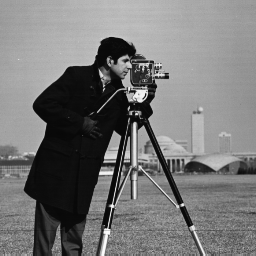
%> input picture Assignment3/cameraman.tif, 256 x 256 px
$ octave q2.m   (GNU Octave 9; MATLAB toolbox functions it lacks are replaced by stand-ins)
%> lines starting %> are read from the running program, lines starting %| are printed output that depends on the picture
% PART-A
Image1 = imread('cameraman.tif');
%> Image1 is the input picture: size 256x256 uint8; min 7, max 253, mean 118.7
Image2 = imread('sample.jpeg');
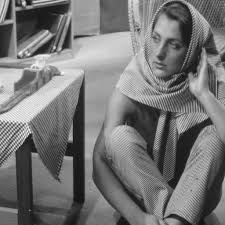
%> input picture Assignment3/sample.jpeg, 225 x 225 px
%> Image2 is the input picture: size 225x225x3 uint8; min 6, max 255, mean 117.8
Image2 = rgb2gray(Image2);
%> Image2: size 225x225 uint8

Image1 = imresize(Image1,[256,256]);
Image2 = imresize(Image2,[256,256]);
%> Image2: size 256x256 uint8

% By Convolution
One = conv2(Image1,Image2);
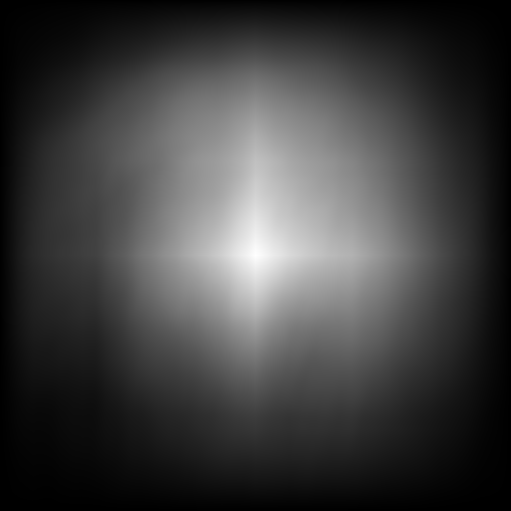
%> One: size 511x511 double; min 11858, max 913395037, mean 230006223.1; drawn with min black and max white

% By FFT
Other = ifft2(fft2(Image1).*fft2(Image2));
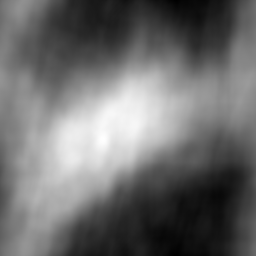
%> Other: size 256x256 double; min 862734854, max 988180830, mean 916434555; drawn with min black and max white

%making size equal
OneReduce = One(ceil(size(One,1)/2)-127:ceil(size(One,1)/2)+128,ceil(size(One,2)/2)-127:ceil(size(One,2)/2)+128);
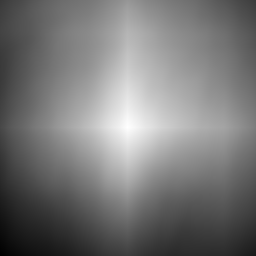
%> OneReduce: size 256x256 double; min 138268372, max 913395037, mean 503281774.7; drawn with min black and max white

diff = OneReduce-Other;
if diff == zeros(256,256)
    disp("Convolution and FFT equal");
else
    disp("Not Equal");
end

%PART-B
diff = diff.^2;
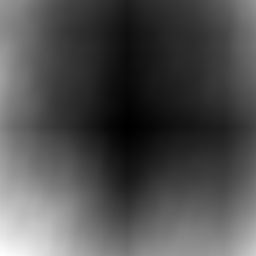
%> diff: size 256x256 double; min 4.76e+15, max 6.03e+17, mean 1.9e+17; drawn with min black and max white
average = sum(sum(diff./(256*256),1),2);
%> average = 1.9e+17
disp(average);
%| 1.8986e+17

%PART-C
Image1pad = padarray(Image1,[255 255],0,'post');
Image2pad = padarray(Image2,[255 255],0,'post');
NewFFT = ifft2(fft2(Image1pad).*fft2(Image2pad));
diff2 = One-NewFFT;
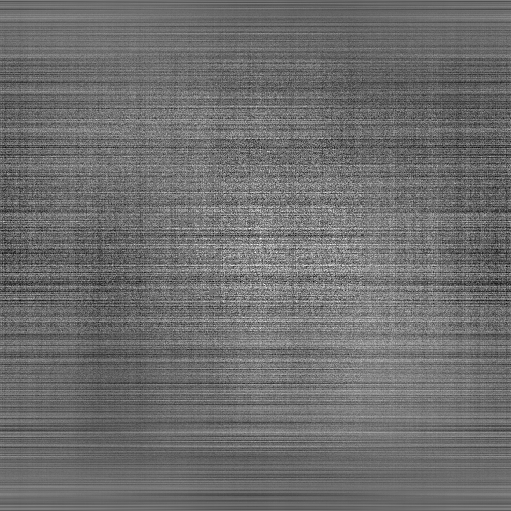
%> diff2: size 511x511 double; min -3.89e-07, max 4.77e-07, mean -1.52e-08; drawn with min black and max white
if diff2 == zeros(511,511)
    disp("Convolution and FFT equal");
else
    disp("Not Equal");
end
diff2 = diff2.^2;
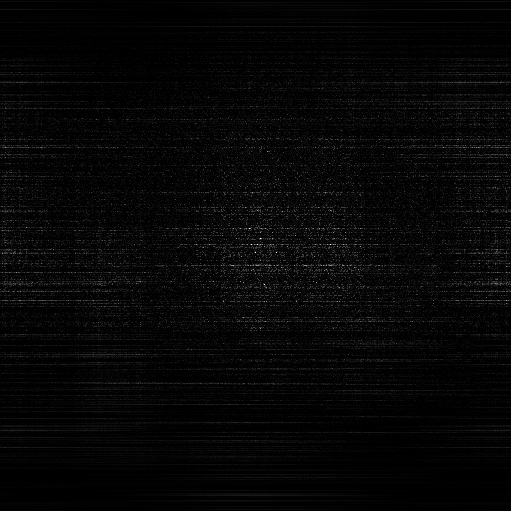
%> diff2: size 511x511 double; min 0, max 2.27e-13, mean 5.97e-15; drawn with min black and max white
average2 = sum(sum(diff2./(511*511),1),2);
%> average2 = 5.97e-15
disp(average2);
%| 5.9744e-15

figure
subplot(221);
imagesc(OneReduce);
title('Centre Convolution');
subplot(222);
imagesc(abs(Other));
title('FFT Without Pad');
subplot(223);
imagesc(One);
title('Convolution');
subplot(224);
imagesc(abs(NewFFT));
title('Padded FFT');
